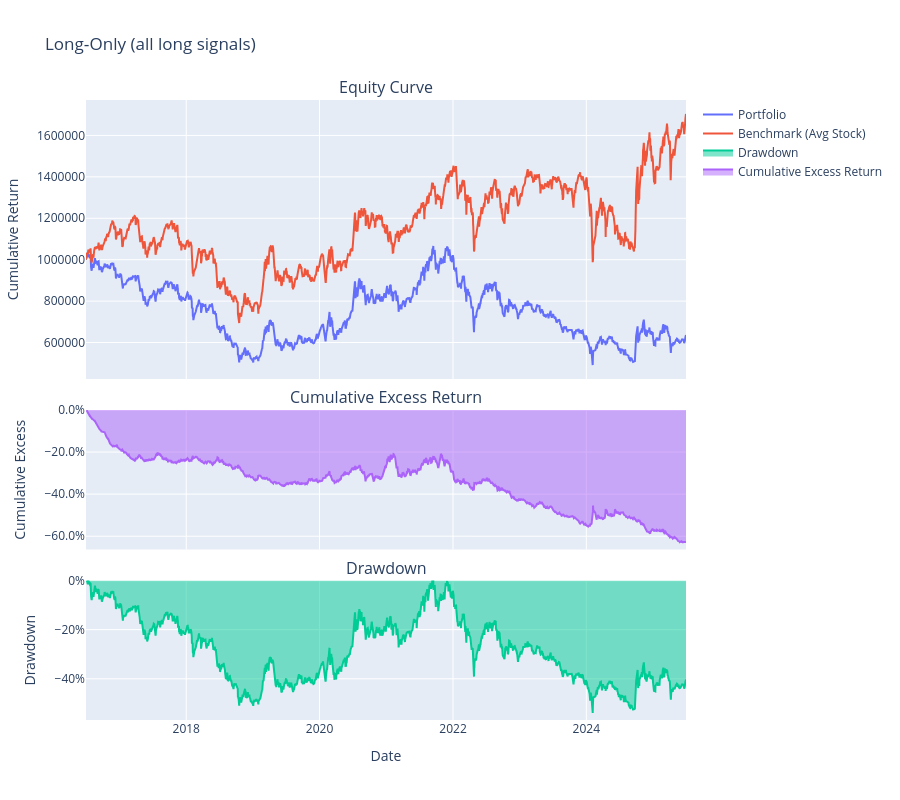

Here is the notebook cell this chart was saved with:
### Code cell
import pandas as pd
import numpy as np
import warnings
from util import *

warnings.filterwarnings("ignore")

# ----------------------------
# User‑configurable parameters
# ----------------------------
INITIAL_CASH = 1_000_000
START_DATE = '2016-07-01'
END_DATE   = '2025-06-30'
REBALANCE_FREQ = 5

PRICE_FILE = 'data/eod_prices.parquet'
SELECTION_FILE = 'records/mv_selection_v3.parquet'

# ----------------------------
# Load and prepare data
# ----------------------------
print("Loading data...")
price_df = load_and_preprocess_price(PRICE_FILE)

# Load selection file directly
selection_df = pd.read_parquet(SELECTION_FILE)
selection_df = selection_df[['trade_date', 'stock_code', 'signal']].copy()
selection_df['trade_date'] = pd.to_datetime(selection_df['trade_date'])

# Price pivot
price_pivot = price_df.pivot(index='trade_date', columns='stock_code', values='adjusted_close')
price_pivot = price_pivot.sort_index()
price_pivot.index = pd.to_datetime(price_pivot.index)

# Filter by date range
price_pivot = price_pivot.loc[START_DATE:END_DATE]
selection_df = selection_df[(selection_df['trade_date'] >= START_DATE) &
                            (selection_df['trade_date'] <= END_DATE)]

# Rebalance dates
selection_dates = sorted(selection_df['trade_date'].unique())
if not selection_dates:
    raise ValueError("No selection data available.")
rebalance_dates = selection_dates[::REBALANCE_FREQ]
print(f"Number of rebalance dates: {len(rebalance_dates)}")

all_dates = price_pivot.index.tolist()
first_rebalance = rebalance_dates[0]
timeline = [d for d in all_dates if d >= first_rebalance]

# Benchmark
benchmark_daily, benchmark_cum = compute_benchmark_returns(price_pivot, START_DATE, END_DATE)

# ----------------------------
# Helper to get all stocks by signal
# ----------------------------
def get_stocks_by_signal(date, signal_type):
    day_data = selection_df[selection_df['trade_date'] == date]
    day_data = day_data[day_data['signal'] == signal_type]
    return day_data['stock_code'].tolist()

# ----------------------------
# Backtest function (long‑only)
# ----------------------------
def run_long_only_backtest():
    cash = INITIAL_CASH
    holdings = {}
    portfolio_values = []

    for date in timeline:
        today_prices = price_pivot.loc[date]

        if date in rebalance_dates:
            # Close existing positions
            for stock, shares in holdings.items():
                price = today_prices.get(stock, np.nan)
                if pd.notna(price):
                    cash += shares * price
            holdings = {}

            # Build new portfolio
            long_stocks = get_stocks_by_signal(date, 'long')
            valid = [s for s in long_stocks if pd.notna(today_prices.get(s, np.nan))]
            if valid:
                amount_per_stock = cash / len(valid)
                for stock in valid:
                    price = today_prices[stock]
                    holdings[stock] = amount_per_stock / price
                cash = 0.0

        # Daily valuation
        portfolio_value = cash
        for stock, shares in holdings.items():
            price = today_prices.get(stock, np.nan)
            if pd.notna(price):
                portfolio_value += shares * price
        portfolio_values.append(portfolio_value)

    # Build results
    portfolio_series = pd.Series(portfolio_values, index=timeline, name='Portfolio')
    benchmark_series = benchmark_cum.reindex(timeline, method='ffill').fillna(1.0)
    benchmark_funds = INITIAL_CASH * benchmark_series
    portfolio_returns = portfolio_series.pct_change().dropna()
    metrics = compute_metrics(portfolio_returns, rf=0, periods_per_year=252)

    return portfolio_series, benchmark_funds, metrics

# ----------------------------
# Run long‑only backtest
# ----------------------------
print("\n" + "="*50)
print("Running Long‑Only Backtest (all long signals)")
print("="*50)
port_long, bench_long, metrics_long = run_long_only_backtest()

print("\n--- Performance Metrics (Long‑Only) ---")
for k, v in metrics_long.items():
    print(f"{k}: {v:.4f}" if isinstance(v, float) else f"{k}: {v}")

# ----------------------------
# Plot results with excess returns
# ----------------------------
# Ensure plot_results is defined (or imported from util if available)
# We'll assume the enhanced plot_results is available, either from previous definition
# or from util. If not, you need to define it before calling.
plot_results(port_long, bench_long, timeline, title='Long‑Only (all long signals)', plot_excess=True)

### Figure 1 — Plotly figure (JSON) as saved in the notebook; plotly's stock layout.template omitted (floating-point values rounded to 4 significant figures; data arrays with more than 128 entries replaced by an {"elided": "..."} marker saying what was removed)
{"data": [{"mode": "lines", "name": "Portfolio", "type": "scatter", "x": {"elided": "2184 str values"}, "xaxis": "x", "y": {"elided": "2184 float values"}, "yaxis": "y"}, {"mode": "lines", "name": "Benchmark (Avg Stock)", "type": "scatter", "x": {"elided": "2184 str values"}, "xaxis": "x", "y": {"elided": "2184 float values"}, "yaxis": "y"}, {"fill": "tozeroy", "mode": "lines", "name": "Drawdown", "type": "scatter", "x": {"elided": "2183 str values"}, "xaxis": "x3", "y": {"elided": "2183 float values"}, "yaxis": "y3"}, {"fill": "tozeroy", "mode": "lines", "name": "Cumulative Excess Return", "type": "scatter", "x": {"elided": "2183 str values"}, "xaxis": "x2", "y": {"elided": "2183 float values"}, "yaxis": "y2"}], "layout": {"annotations": [{"font": {"size": 16}, "showarrow": false, "text": "Equity Curve", "x": 0.5, "xanchor": "center", "xref": "paper", "y": 1, "yanchor": "bottom", "yref": "paper"}, {"font": {"size": 16}, "showarrow": false, "text": "Cumulative Excess Return", "x": 0.5, "xanchor": "center", "xref": "paper", "y": 0.5, "yanchor": "bottom", "yref": "paper"}, {"font": {"size": 16}, "showarrow": false, "text": "Drawdown", "x": 0.5, "xanchor": "center", "xref": "paper", "y": 0.225, "yanchor": "bottom", "yref": "paper"}], "height": 800, "hovermode": "x unified", "showlegend": true, "title": {"text": "Long‑Only (all long signals)"}, "xaxis": {"anchor": "y", "domain": [0, 1], "matches": "x3", "showticklabels": false}, "xaxis2": {"anchor": "y2", "domain": [0, 1], "matches": "x3", "showticklabels": false}, "xaxis3": {"anchor": "y3", "domain": [0, 1], "title": {"text": "Date"}}, "yaxis": {"anchor": "x", "domain": [0.55, 1], "tickformat": ".0f", "title": {"text": "Cumulative Return"}}, "yaxis2": {"anchor": "x2", "domain": [0.275, 0.5], "tickformat": ".1%", "title": {"text": "Cumulative Excess"}}, "yaxis3": {"anchor": "x3", "domain": [0, 0.225], "tickformat": ".0%", "title": {"text": "Drawdown"}}}}
